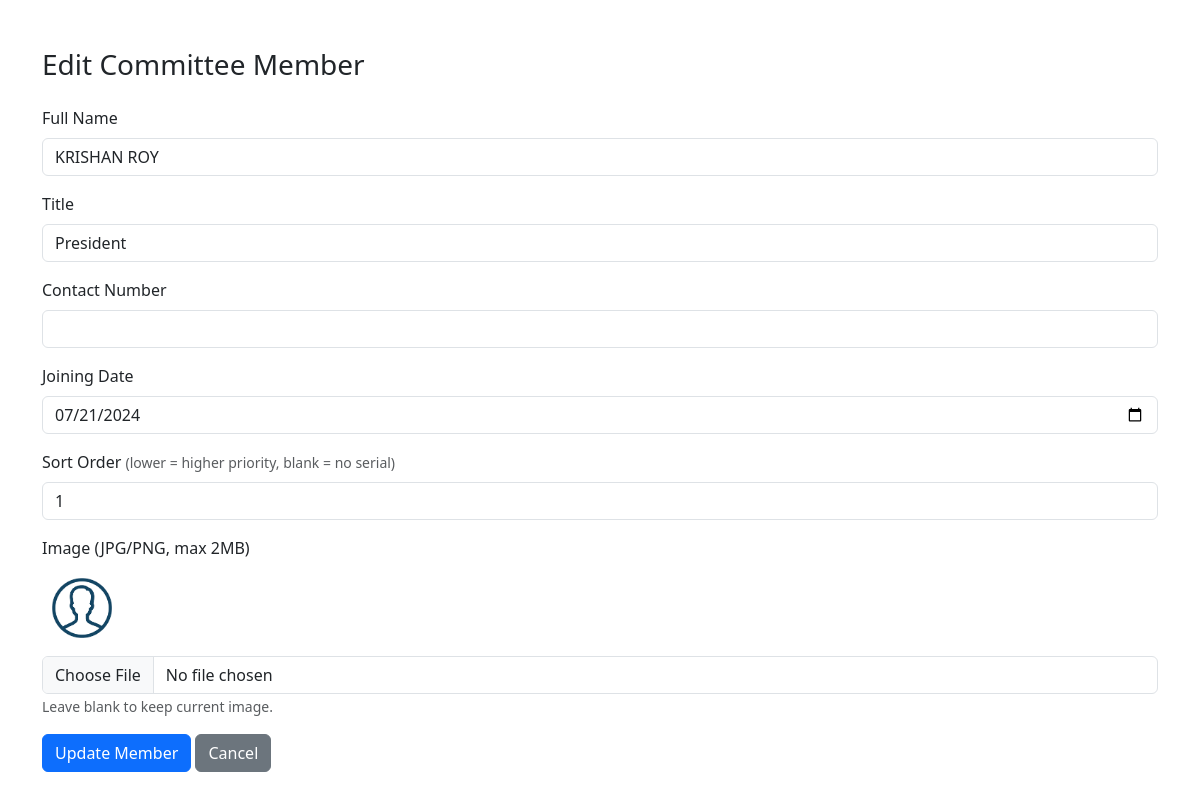
The app's page /admin/edit_committee_member.php?id=30 (signed in) with its own data.
### tables this page shows
CREATE TABLE `management_committee` (
  `id` int(11) NOT NULL,
  `full_name` varchar(255) DEFAULT NULL,
  `title` varchar(255) NOT NULL,
  `image` varchar(255) DEFAULT NULL,
  `contact_number` varchar(50) DEFAULT NULL,
  `joining_date` date DEFAULT NULL,
  `sort_order` int(11) DEFAULT 100,
  `created_at` datetime DEFAULT current_timestamp(),
  `updated_at` datetime DEFAULT current_timestamp() ON UPDATE current_timestamp()
);

### admin/edit_committee_member.php (the view, shortened to what this page needs)
<?php
require_once '../includes/db.php';
$member_id = intval($_GET['id']);
$stmt = $conn->prepare('SELECT * FROM management_committee WHERE id = ?');
$stmt->bind_param('i', $member_id);
$stmt->execute();
$result = $stmt->get_result();
$member = $result->fetch_assoc();
?>
<!DOCTYPE html>
<html lang="en">
<head>
    <link href="https://cdn.jsdelivr.net/npm/bootstrap@5.3.0/dist/css/bootstrap.min.css" rel="stylesheet">
</head>
<body>
    <div class="container my-5">
        <h3 class="mb-4">Edit Committee Member</h3>
        <form method="post" enctype="multipart/form-data">
            <div class="mb-3">
                <label for="full_name" class="form-label">Full Name</label>
                <input type="text" class="form-control" id="full_name" name="full_name" value="<?php echo htmlspecialchars($member['full_name']); ?>" required>
            </div>
            <div class="mb-3">
                <label for="title" class="form-label">Title</label>
                <input type="text" class="form-control" id="title" name="title" value="<?php echo htmlspecialchars($member['title']); ?>" required>
            </div>
            <div class="mb-3">
                <label for="contact_number" class="form-label">Contact Number</label>
                <input type="text" class="form-control" id="contact_number" name="contact_number" value="<?php echo htmlspecialchars($member['contact_number']); ?>">
            </div>
            <div class="mb-3">
                <label for="joining_date" class="form-label">Joining Date</label>
                <input type="date" class="form-control" id="joining_date" name="joining_date" value="<?php echo htmlspecialchars($member['joining_date']); ?>" required>
            </div>
            <div class="mb-3">
                <label for="sort_order" class="form-label">Sort Order <span class="text-muted small">(lower = higher priority, blank = no serial)</span></label>
                <input type="text" class="form-control" id="sort_order" name="sort_order"
                    value="<?php echo isset($member['sort_order']) ? htmlspecialchars($member['sort_order']) : '100'; ?>">
            </div>
            <div class="mb-3">
                <label for="image" class="form-label">Image (JPG/PNG, max 2MB)</label><br>
                <?php if ($member['image']): ?>
                    <img src="../assets/images/<?php echo htmlspecialchars($member['image']); ?>" width="80" class="mb-2 rounded" alt="Current Image"><br>
                <?php endif; ?>
                <input type="file" class="form-control" id="image" name="image" accept=".jpg,.jpeg,.png,.webp">
                <small class="text-muted">Leave blank to keep current image.</small>
            </div>
            <button type="submit" name="update_member" class="btn btn-primary">Update Member</button>
            <a href="management_committee_admin.php" class="btn btn-secondary">Cancel</a>
        </form>
    </div>
</body>
</html>

### records on screen
management_committee: full_name "KRISHAN ROY", title "President", joining_date "07/21/2024", sort_order "1", image (placeholder picture)
